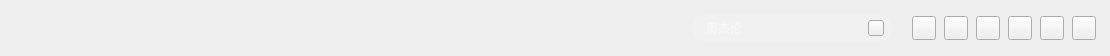
          <widget class="QWidget" name="widget_top" native="true">
           <property name="minimumSize">
            <size>
             <width>0</width>
             <height>56</height>
            </size>
           </property>
           <property name="maximumSize">
            <size>
             <width>16777215</width>
             <height>56</height>
            </size>
           </property>
           <property name="styleSheet">
            <string notr="true">#widget_top
{
	background-color: #1C1C1E;
	border-top-right-radius: 8px;
}</string>
           </property>
           <layout class="QHBoxLayout" name="horizontalLayout_2">
            <property name="spacing">
             <number>0</number>
            </property>
            <property name="leftMargin">
             <number>0</number>
            </property>
            <property name="topMargin">
             <number>0</number>
            </property>
            <property name="rightMargin">
             <number>14</number>
            </property>
            <property name="bottomMargin">
             <number>0</number>
            </property>
            <item>
             <spacer name="horizontalSpacer">
              <property name="orientation">
               <enum>Qt::Horizontal</enum>
              </property>
              <property name="sizeHint" stdset="0">
               <size>
                <width>692</width>
                <height>20</height>
               </size>
              </property>
             </spacer>
            </item>
            <item>
             <widget class="QWidget" name="widget_seach" native="true">
              <property name="minimumSize">
               <size>
                <width>200</width>
                <height>28</height>
               </size>
              </property>
              <property name="maximumSize">
               <size>
                <width>200</width>
                <height>28</height>
               </size>
              </property>
              <widget class="QLineEdit" name="lineEdit_search">
               <property name="geometry">
                <rect>
                 <x>0</x>
                 <y>0</y>
                 <width>200</width>
                 <height>28</height>
                </rect>
               </property>
               <property name="minimumSize">
                <size>
                 <width>200</width>
                 <height>28</height>
                </size>
               </property>
               <property name="maximumSize">
                <size>
                 <width>200</width>
                 <height>28</height>
                </size>
               </property>
               <property name="styleSheet">
                <string notr="true">#lineEdit_search
{
	font-size: 12px;
	font-family: 微软雅黑;
	color: rgba(255, 255, 255, 1);
	background: rgba(255, 255, 255, 0.15);
	border-radius: 14px;
	padding-left:12px;
	padding-right:24px;
}</string>
               </property>
               <property name="placeholderText">
                <string>周杰伦</string>
               </property>
              </widget>
              <widget class="QPushButton" name="pushButton_search">
               <property name="geometry">
                <rect>
                 <x>176</x>
                 <y>6</y>
                 <width>16</width>
                 <height>16</height>
                </rect>
               </property>
               <property name="minimumSize">
                <size>
                 <width>16</width>
                 <height>16</height>
                </size>
               </property>
               <property name="maximumSize">
                <size>
                 <width>16</width>
                 <height>16</height>
                </size>
               </property>
               <property name="cursor">
                <cursorShape>PointingHandCursor</cursorShape>
               </property>
               <property name="styleSheet">
                <string notr="true">border-image: url(:/musicPlayer/image/musicPlayer/yyjy_ssxl_icon.png);</string>
               </property>
              </widget>
             </widget>
            </item>
            <item>
             <widget class="QWidget" name="widget_topRight" native="true">
              <property name="styleSheet">
               <string notr="true">#pushButton_min
{
	border-image: url(:/WAAudioPanel/WAAudioPanel/ico_min.png);
}

#pushButton_max
{
	border-image: url(:/WAAudioPanel/WAAudioPanel/ico_max.png);
}

#pushButton_close
{
	border-image: url(:/WAAudioPanel/WAAudioPanel/ico_gb.png);
}

#pushButton_service
{
	border-image: url(:/WAAudioPanel/WAAudioPanel/ico_kf.png);
}

/*#pushButton_min:hover
{
	background-color: rgb(85, 162, 228);
}

#pushButton_max:hover
{
	background-color: rgb(85, 162, 228);
}

#pushButton_close:hover
{
	background-color: rgb(255, 84, 57);
}*/</string>
              </property>
              <layout class="QHBoxLayout" name="horizontalLayout_3">
               <property name="spacing">
                <number>8</number>
               </property>
               <property name="leftMargin">
                <number>0</number>
               </property>
               <property name="topMargin">
                <number>0</number>
               </property>
               <property name="rightMargin">
                <number>0</number>
               </property>
               <property name="bottomMargin">
                <number>0</number>
               </property>
               <item>
                <spacer name="horizontalSpacer_5">
                 <property name="orientation">
                  <enum>Qt::Horizontal</enum>
                 </property>
                 <property name="sizeType">
                  <enum>QSizePolicy::Fixed</enum>
                 </property>
                 <property name="sizeHint" stdset="0">
                  <size>
                   <width>20</width>
                   <height>20</height>
                  </size>
                 </property>
                </spacer>
               </item>
               <item>
                <widget class="QPushButton" name="pushButton_return">
                 <property name="minimumSize">
                  <size>
                   <width>24</width>
                   <height>24</height>
                  </size>
                 </property>
                 <property name="maximumSize">
                  <size>
                   <width>24</width>
                   <height>24</height>
                  </size>
                 </property>
                 <property name="cursor">
                  <cursorShape>PointingHandCursor</cursorShape>
                 </property>
                 <property name="toolTip">
                  <string>返回主界面</string>
                 </property>
                 <property name="styleSheet">
                  <string notr="true">border-image: url(:/musicPlayer/image/musicPlayer/ico_zkt.png);</string>
                 </property>
                </widget>
               </item>
               <item>
                <widget class="QPushButton" name="pushButton_style">
                 <property name="minimumSize">
                  <size>
                   <width>24</width>
                   <height>24</height>
                  </size>
                 </property>
                 <property name="maximumSize">
                  <size>
                   <width>24</width>
                   <height>24</height>
                  </size>
                 </property>
                 <property name="cursor">
                  <cursorShape>PointingHandCursor</cursorShape>
                 </property>
                 <property name="toolTip">
                  <string>换皮肤</string>
                 </property>
                 <property name="styleSheet">
                  <string notr="true">#pushButton_style{
border-image: url(:/musicPlayer/image/musicPlayer/pifu.png);
}</string>
                 </property>
                </widget>
               </item>
               <item>
                <widget class="QPushButton" name="pushButton_set">
                 <property name="minimumSize">
                  <size>
                   <width>24</width>
                   <height>24</height>
                  </size>
                 </property>
                 <property name="maximumSize">
                  <size>
                   <width>24</width>
                   <height>24</height>
                  </size>
                 </property>
                 <property name="cursor">
                  <cursorShape>PointingHandCursor</cursorShape>
                 </property>
                 <property name="toolTip">
                  <string>设置</string>
                 </property>
                 <property name="styleSheet">
                  <string notr="true">border-image: url(:/musicPlayer/image/musicPlayer/icon_set.png);</string>
                 </property>
                </widget>
               </item>
               <item>
                <widget class="QPushButton" name="pushButton_min">
                 <property name="minimumSize">
                  <size>
                   <width>24</width>
                   <height>24</height>
                  </size>
                 </property>
                 <property name="maximumSize">
                  <size>
                   <width>24</width>
                   <height>24</height>
                  </size>
                 </property>
                 <property name="cursor">
                  <cursorShape>PointingHandCursor</cursorShape>
                 </property>
                 <property name="toolTip">
                  <string>最小化</string>
                 </property>
                 <property name="styleSheet">
                  <string notr="true">border-image: url(:/musicPlayer/image/musicPlayer/ico_min.png);</string>
                 </property>
                 <property name="text">
                  <string/>
                 </property>
                </widget>
               </item>
               <item>
                <widget class="QPushButton" name="pushButton_max">
                 <property name="minimumSize">
                  <size>
                   <width>24</width>
                   <height>24</height>
                  </size>
                 </property>
                 <property name="maximumSize">
                  <size>
                   <width>24</width>
                   <height>24</height>
                  </size>
                 </property>
                 <property name="cursor">
                  <cursorShape>PointingHandCursor</cursorShape>
                 </property>
                 <property name="toolTip">
                  <string>最大化</string>
                 </property>
                 <property name="styleSheet">
                  <string notr="true">border-image: url(:/musicPlayer/image/musicPlayer/ico_max.png);</string>
                 </property>
                 <property name="text">
                  <string/>
                 </property>
                </widget>
               </item>
               <item>
                <widget class="QPushButton" name="pushButton_close">
                 <property name="minimumSize">
                  <size>
                   <width>24</width>
                   <height>24</height>
                  </size>
                 </property>
                 <property name="maximumSize">
                  <size>
                   <width>24</width>
                   <height>24</height>
                  </size>
                 </property>
                 <property name="cursor">
                  <cursorShape>PointingHandCursor</cursorShape>
                 </property>
                 <property name="toolTip">
                  <string>关闭</string>
                 </property>
                 <property name="styleSheet">
                  <string notr="true">border-image: url(:/musicPlayer/image/musicPlayer/ico_gb.png);</string>
                 </property>
                 <property name="text">
                  <string/>
                 </property>
                </widget>
               </item>
              </layout>
             </widget>
            </item>
           </layout>
          </widget>
